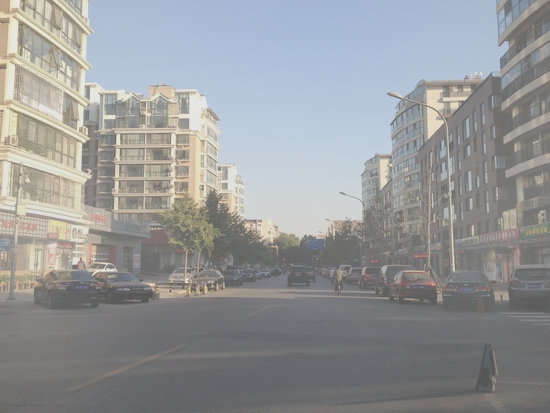
%> input picture images/0025.jpg, 550 x 413 px
$ octave --eval "demo('images/0025.jpg');"   (GNU Octave 9; MATLAB toolbox functions it lacks are replaced by stand-ins)
%> lines starting %> are read from the running program, lines starting %| are printed output that depends on the picture
%> in demo, inputImg is the input picture: size 413x550x3 uint8; mean R, G, B 149.6, 151.1, 152.7
### LCSIFR/LCSIFR.m
function [final, recov, trans] = LCSIFR(input, w1, w2, num_iter)
    if nargin < 4
        num_iter = 3;
    end

    if nargin < 3
        w2 = 0.6;
    end

    if nargin < 2
        w1 = 0.9;
    end

    %% Adaptive omega
    intensityThreshold = 200;
    overexposured_T = 0.43;

    brightChannel = max(input,[],3);
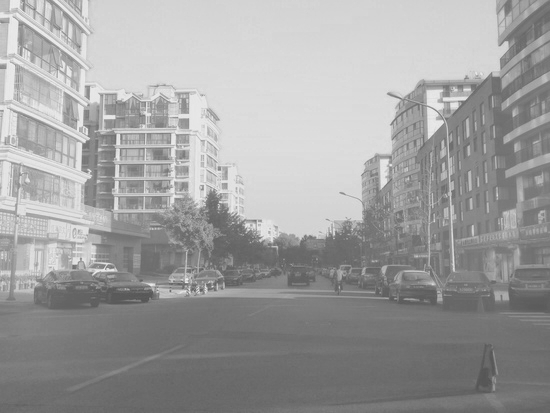
%> brightChannel: size 413x550 uint8; min 82, max 239, mean 159.2
    histogramValues = imhist(brightChannel);
%> histogramValues = 256 values, max 6426 at index 219, min 0 at index 1, mean 887.3
    pixelsHigherThanThreshold = sum(histogramValues(intensityThreshold+1:end));
%> pixelsHigherThanThreshold = 74319
    totalPixels = numel(brightChannel);
%> totalPixels = 227150
    percentageHigherThanThreshold = (pixelsHigherThanThreshold / totalPixels);
%> percentageHigherThanThreshold = 0.327
    if overexposured_T < percentageHigherThanThreshold
        w1 = 0.7;
    end

%> the run ends on the next line
    [recov, trans] = dehaze(input, w1, w2, num_iter);
    final = postproc(recov);
end

### demo.m
function demo(inputFile)
    addpath('LCSIFR/');

    inputImg = imread(inputFile);

    outputImg = LCSIFR(inputImg);

    [~, name, ext] = fileparts(inputFile);
    imwrite(outputImg, strcat(name, "_dehazed", ext), "Quality", 100);
end

$ run again, on images/0029.jpg
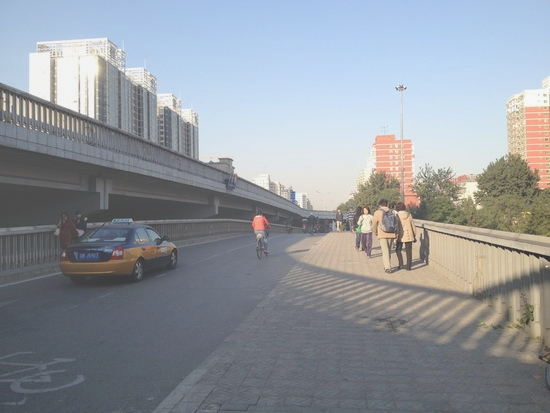
%> input picture images/0029.jpg, 550 x 413 px
%> in demo, inputImg is the input picture: size 413x550x3 uint8; mean R, G, B 145.7, 150.6, 157
%> in LCSIFR, `brightChannel = max(input,[],3);`:
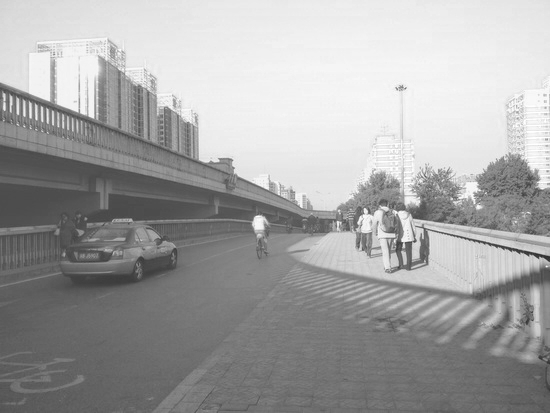
%> brightChannel: size 413x550 uint8; min 43, max 255, mean 164
%> histogramValues = 256 values, max 6462 at index 243, min 0 at index 1, mean 887.3
%> pixelsHigherThanThreshold = 90419
%> percentageHigherThanThreshold = 0.398

$ run again, on images/0030.jpg
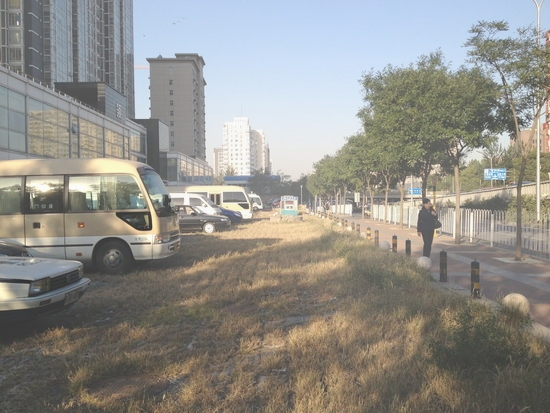
%> input picture images/0030.jpg, 550 x 413 px
%> in demo, inputImg is the input picture: size 413x550x3 uint8; mean R, G, B 145.4, 143.7, 138.1
%> in LCSIFR, `brightChannel = max(input,[],3);`:
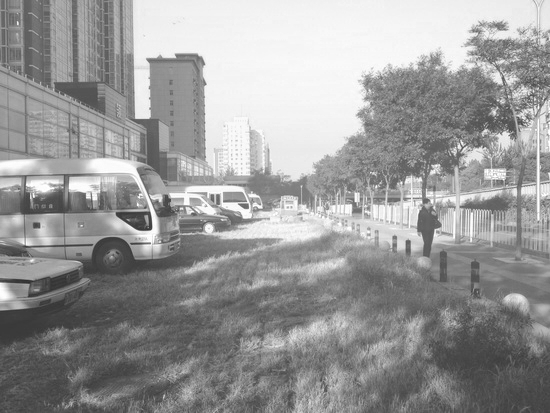
%> brightChannel: size 413x550 uint8; min 47, max 255, mean 153.4
%> histogramValues = 256 values, max 4494 at index 247, min 0 at index 1, mean 887.3
%> pixelsHigherThanThreshold = 55668
%> percentageHigherThanThreshold = 0.245

$ run again, on images/0033.jpg
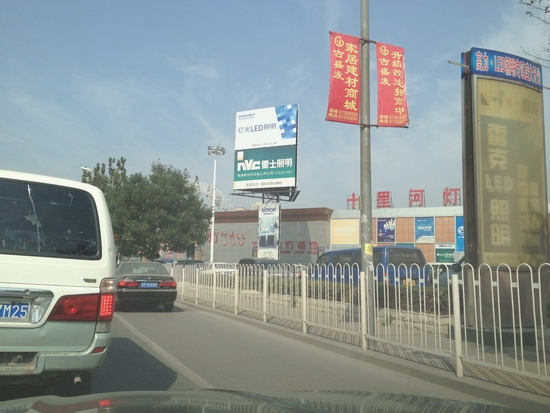
%> input picture images/0033.jpg, 550 x 413 px
%> in demo, inputImg is the input picture: size 413x550x3 uint8; mean R, G, B 139.8, 147.8, 146.3
%> in LCSIFR, `brightChannel = max(input,[],3);`:
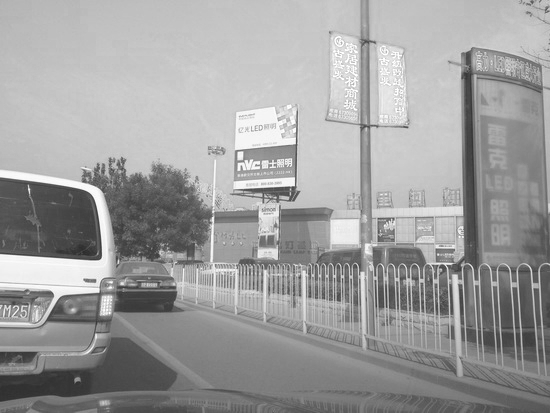
%> brightChannel: size 413x550 uint8; min 44, max 255, mean 158
%> histogramValues = 256 values, max 5593 at index 203, min 0 at index 1, mean 887.3
%> pixelsHigherThanThreshold = 47622
%> percentageHigherThanThreshold = 0.21
